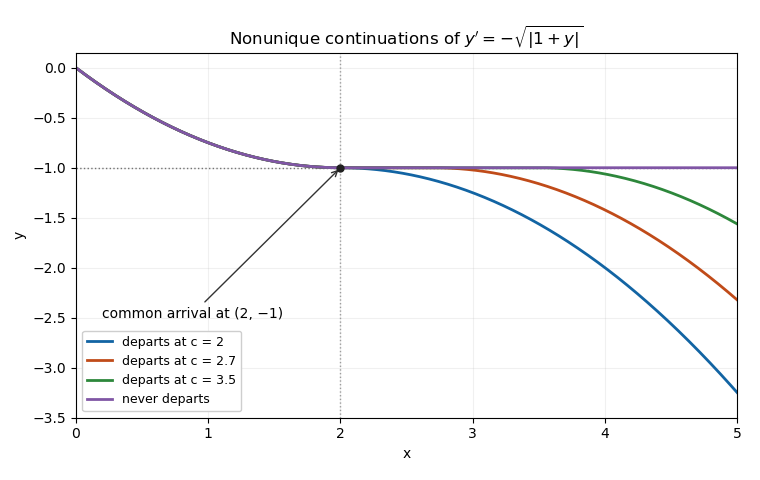

Write the Python code that produced this figure.
"""Original continuously differentiable waiting-time solutions; output to cwd."""
from pathlib import Path
import matplotlib
matplotlib.use('Agg')
import matplotlib.pyplot as plt
import numpy as np

x=np.linspace(0,5,1001)
fig,ax=plt.subplots(figsize=(7.6,4.8),dpi=100,facecolor='white')
for c,color in [(2,'#1264a3'),(2.7,'#c04b19'),(3.5,'#2d873b'),(float('inf'),'#8056a5')]:
    y=np.where(x<=2,(1-x/2)**2-1,-1-np.maximum(x-c,0)**2/4)
    label='never departs'if not np.isfinite(c)else f'departs at c = {c:g}'
    ax.plot(x,y,color=color,lw=2,label=label)
ax.axhline(-1,color='#666666',ls=':',lw=1,zorder=0)
ax.axvline(2,color='#999999',ls=':',lw=1,zorder=0)
ax.scatter([2],[-1],color='#202020',s=25,zorder=5)
ax.annotate('common arrival at (2, −1)',xy=(2,-1),xytext=(.2,-2.5),fontsize=10,
            arrowprops=dict(arrowstyle='->',color='#333333'))
ax.set(xlim=(0,5),ylim=(-3.5,.15),xlabel='x',ylabel='y',title=r'Nonunique continuations of $y^\prime=-\sqrt{|1+y|}$')
ax.grid(alpha=.18);ax.legend(loc='lower left',fontsize=9,framealpha=.95)
fig.subplots_adjust(left=.10,right=.97,top=.89,bottom=.13)
fig.savefig(Path(__file__).with_suffix('.png').name,facecolor='white',dpi=100)
plt.close(fig)
